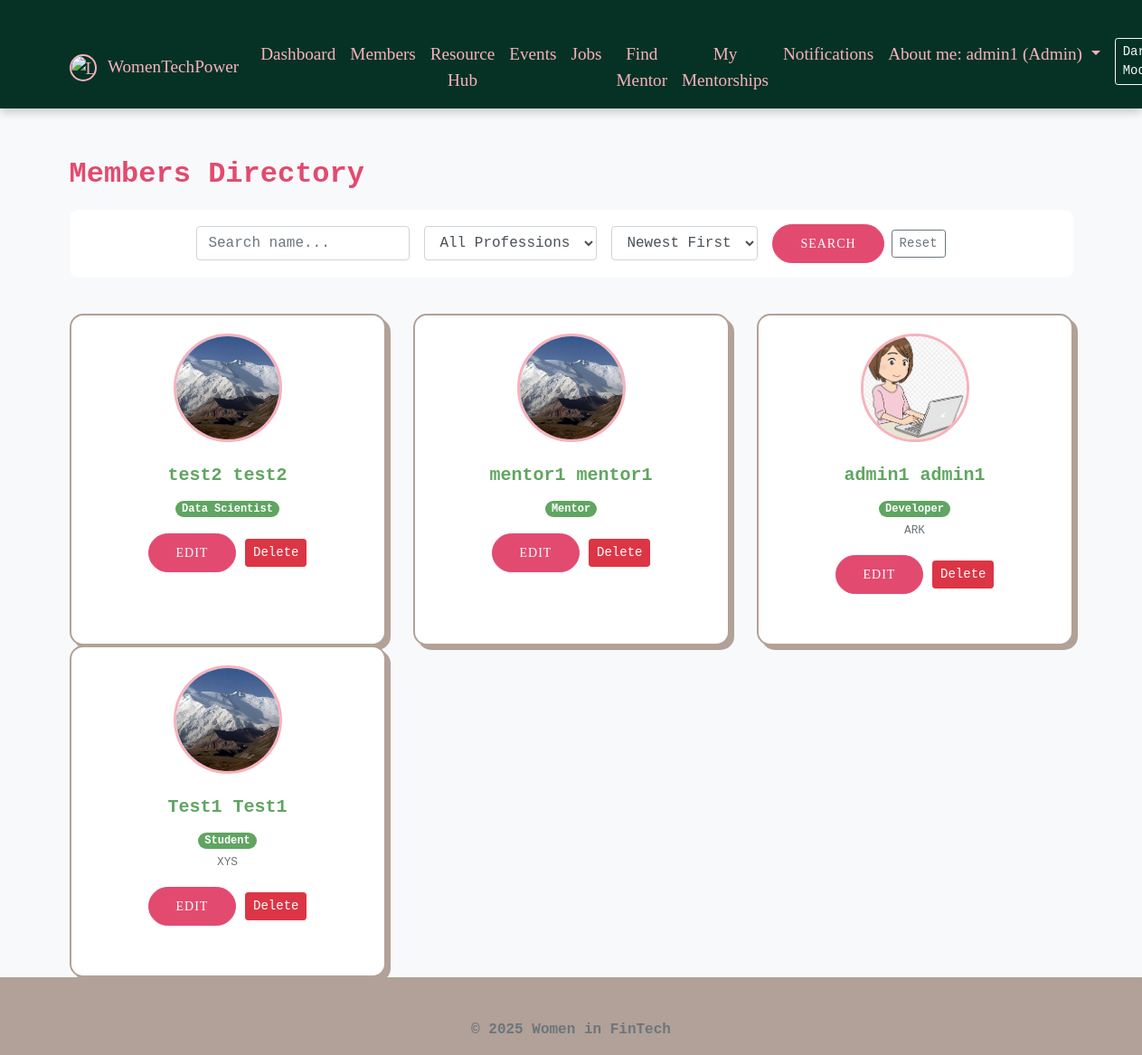
The app's page /members.php (signed in) with its own data.
### tables this page shows
CREATE TABLE `members` (
  `id` int(11) NOT NULL,
  `first_name` varchar(50) NOT NULL,
  `last_name` varchar(50) NOT NULL,
  `email` varchar(100) NOT NULL,
  `password` varchar(255) DEFAULT NULL,
  `role` enum('member','mentor','admin') DEFAULT 'member',
  `profession` varchar(100) DEFAULT NULL,
  `company` varchar(100) DEFAULT NULL,
  `expertise` text DEFAULT NULL,
  `linkedin_profile` varchar(255) DEFAULT NULL,
  `status` enum('active','pending','mentor') DEFAULT 'pending',
  `created_at` timestamp NOT NULL DEFAULT current_timestamp(),
  `profile_image` varchar(255) DEFAULT NULL
);

### members.php (the view, shortened to what this page needs)
<?php
include_once "includes/header.php";
$database = new Database();
$db = $database->getConnection();
$search = isset($_GET['search']) ? $_GET['search'] : '';
$sort_by = isset($_GET['sort']) ? $_GET['sort'] : 'newest';
$page = isset($_GET['page']) ? (int)$_GET['page'] : 1;
$records_per_page = 6;
$query = "SELECT * FROM members WHERE 1=1";
$params = [];
if ($sort_by == 'name_asc') {
    $query .= " ORDER BY last_name ASC";
} elseif ($sort_by == 'name_desc') {
    $query .= " ORDER BY last_name DESC";
} else {
    $query .= " ORDER BY created_at DESC";
}
$offset = ($page - 1) * $records_per_page;
$query .= " LIMIT $offset, $records_per_page";
$stmt = $db->prepare($query);
$stmt->execute($params);
?>
<div class="row mb-4">
    <div class="col-md-12">
        <h2 class="text-left" style="color: var(--raspberry);">Members Directory</h2>
        <div class="p-3 mb-3" style="background-color: var(--card-bg); border: 1px solid var(--border-color); border-radius: 10px;">
            <form method="GET" class="form-inline justify-content-center">
                <input type="text" name="search" class="form-control mr-3"
                       placeholder="Search name..."
                       value="<?php echo htmlspecialchars($search); ?>">
                <select name="profession" class="form-control mr-3" onchange="this.form.submit()">
                    <option value="">All Professions</option>
                </select>
                <select name="sort" class="form-control mr-3" onchange="this.form.submit()">
                    <option value="newest" <?php if($sort_by == 'newest') echo 'selected'; ?>>Newest First</option>
                </select>
                <button type="submit" class="btn btn-primary btn-sm mr-2">Search</button>
                <a href="members.php" class="btn btn-outline-secondary btn-sm">Reset</a>
            </form>
        </div>
    </div>
</div>
<div class="row">
    <?php while ($row = $stmt->fetch(PDO::FETCH_ASSOC)): ?>
    <div class="col-md-4">
        <div class="card member-card h-100">
            <?php
                $img_path = !empty($row['profile_image']) ? "uploads/" . $row['profile_image'] : "https://via.placeholder.com/150?text=No+Image";
            ?>
            <div style="text-align: center; padding-top: 20px;">
                <img src="<?php echo $img_path; ?>"
                     alt="Profile"
                     style="width: 120px; height: 120px; object-fit: cover; border-radius: 50%; border: 3px solid var(--pale-pink);">
            </div>
            <div class="card-body text-center">
                <h5 class="card-title"><?php echo htmlspecialchars($row['first_name'] . ' ' . $row['last_name']); ?></h5>
                <p class="card-text">
                    <span class="badge badge-pill" style="background-color: var(--soft-green); color: white;">
                        <?php echo htmlspecialchars($row['profession']); ?>
                    </span>
                    <br>
                    <small class="text-muted"><?php echo htmlspecialchars($row['company']); ?></small>
                </p>
                <div class="mt-3">
                    <a href="edit_member.php?id=<?php echo $row['id']; ?>" class="btn btn-sm btn-primary">Edit</a>
                    <a href="delete_member.php?id=<?php echo $row['id']; ?>" class="btn btn-sm btn-danger" onclick="return confirm('Are you sure?')">Delete</a>
                </div>
            </div>
        </div>
    </div>
    <?php endwhile; ?>
</div>
<?php
include_once "includes/footer.php";
?>

### includes/header.php (shortened to what this page needs)
<!DOCTYPE html>
<html lang="en">
<head>
    <link rel="stylesheet" href="https://stackpath.bootstrapcdn.com/bootstrap/4.5.2/css/bootstrap.min.css">
    <link rel="stylesheet" href="css/style.css">
</head>
<body>
    <nav class="navbar navbar-expand-lg navbar-dark">
        <div class="container">
            <a class="navbar-brand" href="dashboard.php">
                <img src="img/logo.png" width="30" height="30" class="d-inline-block align-top mr-2" alt="Logo">
                WomenTechPower
            </a>
            <div class="collapse navbar-collapse" id="navbarNav">
                <ul class="navbar-nav ml-auto">
                    <?php if(isset($_SESSION['user_id'])): ?>
                        <li class="nav-item">
                            <a class="nav-link" href="dashboard.php">Dashboard</a>
                        </li>
                        <li class="nav-item">
                            <a class="nav-link" href="members.php">Members</a>
                        </li>
                        <li class="nav-item">
                            <a class="nav-link" href="resources.php">Resource Hub</a>
                        </li>
                        <li class="nav-item">
                            <a class="nav-link" href="events.php">Events</a>
                        </li>
                        <li class="nav-item">
                            <a class="nav-link" href="jobs.php">Jobs</a>
                        </li>
                        <li class="nav-item">
                            <a class="nav-link" href="mentors.php">Find Mentor</a>
                        </li>
                        <li class="nav-item">
                            <a class="nav-link" href="my_mentorship.php">My Mentorships</a>
                        </li>
                        <li class="nav-item">
                            <a class="nav-link" href="notifications.php">Notifications</a>
                        </li>
                        <li class="nav-item dropdown">
                            <a class="nav-link dropdown-toggle" href="#" id="userDropdown" role="button" data-toggle="dropdown">
                                About me:  <?php echo htmlspecialchars($_SESSION['name']); ?> (<?php echo ucfirst($_SESSION['role']); ?>)
                            </a>
                        </li>
                    <?php endif; ?>
                    <li class="nav-item">
                        <button class="btn btn-sm btn-outline-light mt-1 ml-2" onclick="toggleDarkMode()">Dark Mode</button>
                    </li>
                </ul>
            </div>
        </div>
    </nav>
    <div class="container mt-4">

### includes/footer.php (shortened to what this page needs)
</div>
    <footer class="footer mt-auto py-3 bg-light">
        <div class="container text-center">
            <span class="text-muted">© 2025 Women in FinTech </span>
        </div>
    </footer>
</body>
</html>

### css/style.css (style rules this page uses)
:root { --deep-green: #053225; --raspberry: #E34A6F; --pale-pink: #F7B2BD; --greige: #B2A198; --soft-green: #60A561; --bg-color: #f8f9fa; --text-color: var(--deep-green); --card-bg: #ffffff; --nav-bg: var(--deep-green); --btn-color: var(--raspberry); --link-color: var(--raspberry); }
body { font-family: 'Rockwell', 'Courier Bold', Courier, Georgia, Times, 'Times New Roman', serif; background-color: var(--bg-color); color: var(--text-color); min-height: 100vh; display: flex; flex-direction: column; text-align: center; transition: background-color 0.3s ease, color 0.3s ease; }
h1, h2, h3, h4, h5 { font-weight: bold; color: var(--raspberry); margin-bottom: 20px; }
.navbar { background-color: var(--nav-bg) !important; box-shadow: 0 4px 10px rgba(0,0,0,0.2); }
.navbar-brand, .nav-link { font-family: 'Rockwell', serif; color: var(--pale-pink) !important; font-size: 1.2rem; }
.container { flex: 1; padding-top: 30px; }
.member-card { background-color: var(--card-bg); margin-bottom: 30px; border: 2px solid var(--greige); border-radius: 15px; box-shadow: 5px 5px 0px var(--greige); transition: all 0.3s ease; overflow: hidden; }
.card-body { padding: 25px; }
.card-title { color: var(--soft-green); font-weight: bold; }
.btn-primary { background-color: var(--raspberry); border-color: var(--raspberry); border-radius: 50px; padding: 10px 30px; font-family: 'Rockwell', serif; text-transform: uppercase; letter-spacing: 1px; transition: all 0.3s; }
.footer { margin-top: auto; background-color: var(--greige) !important; color: var(--deep-green); padding: 20px 0; font-weight: bold; }
.navbar-brand img { border-radius: 50%; border: 2px solid var(--pale-pink); margin-right: 10px; transition: transform 0.5s; }

### records on screen
members: profile_image (picture), first_name+last_name "test2 test2", profession "Data Scientist"
members: profile_image (picture), first_name+last_name "mentor1 mentor1", profession "Mentor"
members: profile_image (picture), first_name+last_name "admin1 admin1", profession "Developer", company "ARK"
members: profile_image (picture), first_name+last_name "Test1 Test1", profession "Student", company "XYS"

### other values on screen
$_SESSION['name'] "admin1"
$_SESSION['role'] "Admin"
